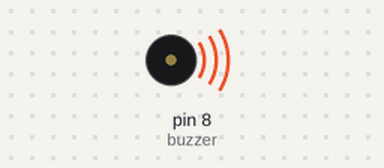
The sketch below on a simulated Arduino Uno, built with avr-gcc and run on an emulated ATmega328P. On the bench: buzzer (waves = sounding, pin HIGH).

Above: at 0.02 s.
Timing chart, 0 to 3.0 s (numbered marks = the images above):
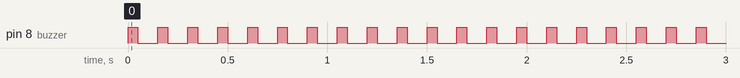

The sketch:

sketch_sep11b.ino
```cpp
int buzzer = 8;
void setup()
{
  pinMode(buzzer, OUTPUT);
}

void loop()
{
    digitalWrite(buzzer, HIGH); // Buzzer on
    delay(50);

    digitalWrite(buzzer, LOW); // Buzzer off
    delay(100);
}
```

Measured:
- by itself, pin 8 (buzzer): alternates HIGH for 0.05 s and LOW for 0.10 s
